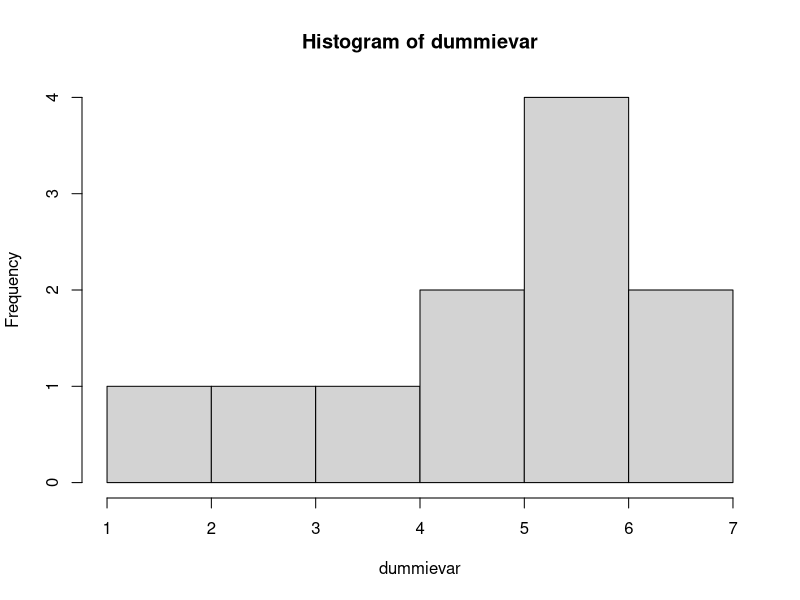
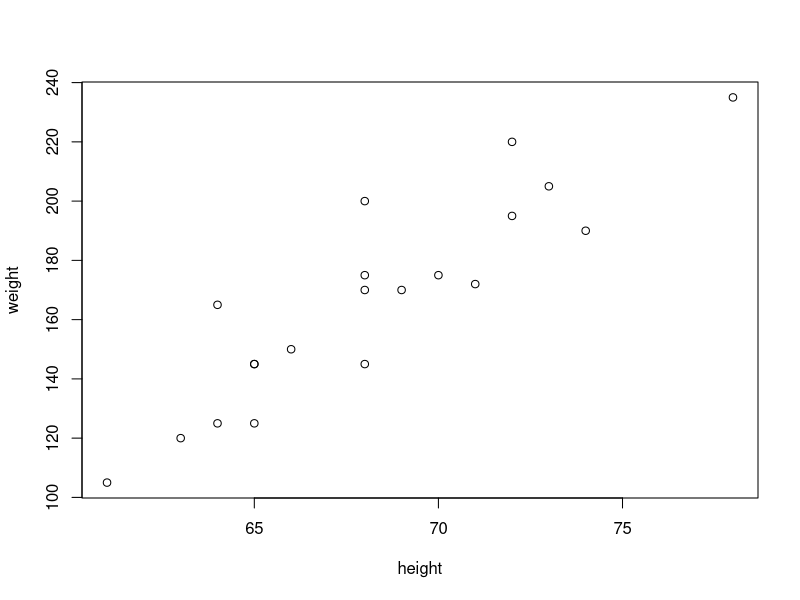
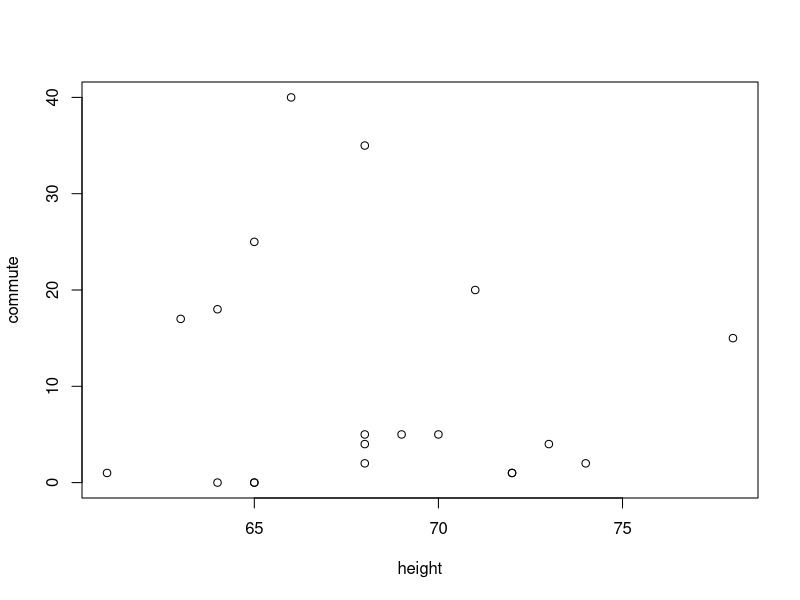
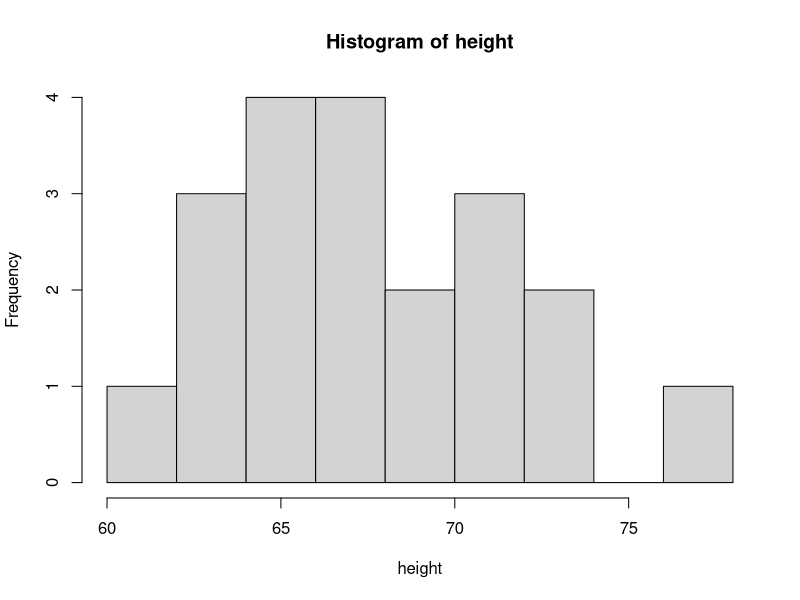
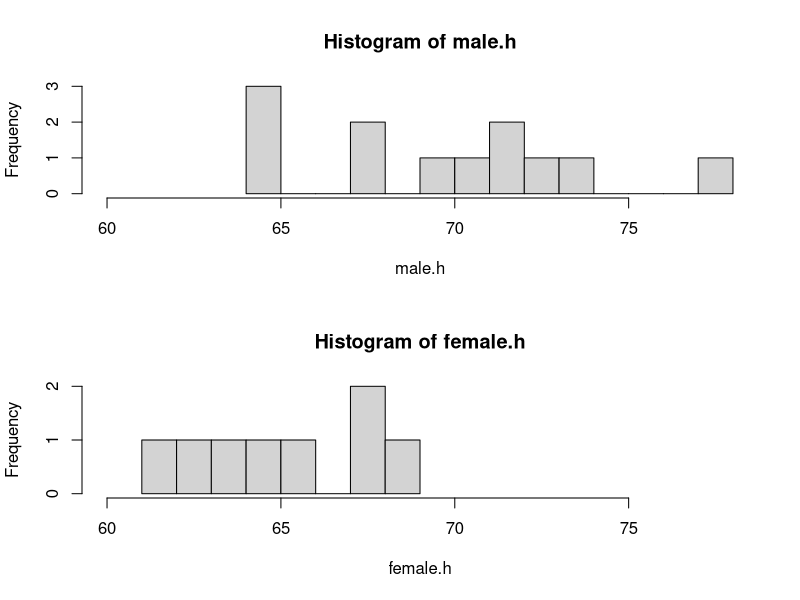

Recreate these plots in R, in order.
######Section 1 Reading and Creating Data in R##########

###Create a single variable called "dummievar"###

dummievar = c(1,3,4,5,5,6,6,6,6,7,7)

###Now type in dummievar###

dummievar

###Now that our dataset dummievar is defined we can start###
###to do stuff with it.  Lets do some basic arithmetic ###
###operations.  As well as some basic summaries and displays###

dummievar*2

dummievar^2

mean(dummievar)

summary(dummievar)

hist(dummievar)

var(dummievar)

sd(dummievar)

###Now for a slightly more grown up example.  Go to titanium, 
###under week one there should be a dataset called student.csv in
 ###week one.  Download the dataset onto your desktop.  Now, R is
 ###going to need to know the path to search for the dataset, 
###rather than trying to figure out the path, it is probably 
###easier just to have R start searching in the desktop.  On your
 ###top menu, go to Misc -> Change Working Directory and select
 ###the desktop.  Now lets read the data set in. lets call it 
###"practice"

practice = read.csv("../data/student.csv",h=T)

practice

###Now if we want to analyze each of the variables separately, 
###We can do it one of two ways.  First we can access them
### as variables within the data set using the "$" sign.

practice$height

###Alternatively, if we only have one dataset with each variable
###Its helpful to create them as their own variables using
### "attach"

attach(practice)

height

weight

commute

gender

###Now lets have some fun with this dataset.  Lets see if there is
### a correlation between height and weight. Do you think there ###will be?  First lets plot and describe the association

plot(height,weight)

cor(height,weight)



###What about between height and commute?###
###Again, lets first plot and describe the association###

plot(height,commute)

cor(height,commute)

###What if I want to make a histogram of the weight variable?


hist(height,breaks=8)

###Hmmm...looks bimodal, perhaps we'd like to analyze males and females separately.  Heres how you could subset the variable height by gender###

height[gender=="M"]

height[gender=="F"]

###I could keep referencing them this way, or alternatively I 
###could just make new variables male.h, female.h

male.h = height[gender=="M"]
female.h = height[gender=="F"]

###Now lets make two histograms, one for males, one for females.###

par(mfrow = c(2,1))
hist(male.h,breaks=10,xlim=c(60,78))
hist(female.h,breaks=8,xlim=c(60,78))

###and that concludes our basic R learner.